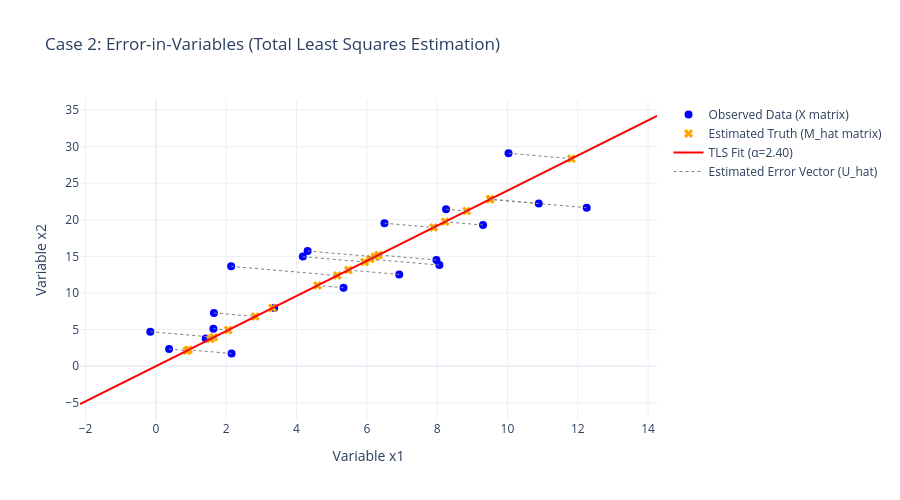

Notebook source saved alongside this figure:
### Markdown cell above
---
## Task 2: The Error-in-Variables Model (Case 2)

In Case 2, **both variables contain measurement errors**. If we apply the standard Case 1 regression to this data, it will underestimate the slope (a phenomenon known as *attenuation bias*).

To find the true relationship, we formulate an MLE problem that simultaneously optimizes the global slope ($\alpha$) **and** the estimated true values ($\hat{x}_1^i$) for every single data point. 

For a dataset of $N=20$, our optimizer must find **21 parameters** (1 slope + 20 true $x_1$ coordinates). 

The decomposition of $X = \hat{M} + \hat{U}$ now accounts for errors in both dimensions:
$$\hat{M} = \begin{pmatrix} \hat{x}_1^1 & \hat{\alpha}\hat{x}_1^1 \\ \vdots & \vdots \\ \hat{x}_1^n & \hat{\alpha}\hat{x}_1^n \end{pmatrix}, \quad \hat{U} = \begin{pmatrix} \hat{e}_1^1 & \hat{e}_2^1 \\ \vdots & \vdots \\ \hat{e}_1^n & \hat{e}_2^n \end{pmatrix}$$

**Your Goal:**
1. We will generate a new dataset with noise in *both* variables.
2. Complete the simultaneous NLL function for Case 2.
3. Optimize the parameters to recover a more accurate slope!

### Code cell
import numpy as np
import plotly.graph_objects as go
import scipy.optimize as optimize

# Generate Case 2 Data: Errors in BOTH variables
np.random.seed(15)
n_samples = 20
x1_true = np.linspace(1, 10, n_samples)
true_alpha = 2.5
x2_true = true_alpha * x1_true

# Observe noisy data
x1_obs = x1_true + np.random.normal(0, 2.0, n_samples)
x2_obs = x2_true + np.random.normal(0, 2.0, n_samples)


# 1. NLL for Case 2
def nll_case2(params):
    alpha_guess = params[0]
    x1_hat = params[1:]  # 20 true x1 values

    # Calculate errors based on the estimated truth
    e1 = x1_obs - x1_hat
    e2 = x2_obs - (alpha_guess * x1_hat)

    return np.sum(e1**2) + np.sum(e2**2)


# 2. Minimize
initial_guess = [1.0] + list(x1_obs)
result_case2 = optimize.minimize(nll_case2, x0=initial_guess, method="L-BFGS-B")

alpha_hat_case2 = result_case2.x[0]
x1_hat_final = result_case2.x[1:]
x2_hat_final = alpha_hat_case2 * x1_hat_final

# 3. Reconstruct Matrices
M_hat = np.column_stack((x1_hat_final, x2_hat_final))
U_hat = np.column_stack((x1_obs - x1_hat_final, x2_obs - x2_hat_final))

print("--- Task 2 Solution (Case 2) ---")
print(f"True Alpha:      {true_alpha}")
print(f"Est. TLS Alpha:  {alpha_hat_case2:.4f}")

# 4. Visualization
fig = go.Figure()

# Plot Observed Data
fig.add_trace(
    go.Scatter(
        x=x1_obs,
        y=x2_obs,
        mode="markers",
        name="Observed Data (X matrix)",
        marker=dict(color="blue", size=8),
    )
)

# Plot Estimated True Data (on the line)
fig.add_trace(
    go.Scatter(
        x=x1_hat_final,
        y=x2_hat_final,
        mode="markers",
        name="Estimated Truth (M_hat matrix)",
        marker=dict(color="orange", size=8, symbol="x"),
    )
)

# Plot the Fitted Line
x_line = np.array([min(x1_obs) - 2, max(x1_obs) + 2])
fig.add_trace(
    go.Scatter(
        x=x_line,
        y=alpha_hat_case2 * x_line,
        mode="lines",
        name=f"TLS Fit (α={alpha_hat_case2:.2f})",
        line=dict(color="red", width=2),
    )
)

# Draw the error vectors (U_hat)
for i in range(len(x1_obs)):
    fig.add_trace(
        go.Scatter(
            x=[x1_obs[i], x1_hat_final[i]],
            y=[x2_obs[i], x2_hat_final[i]],
            mode="lines",
            line=dict(color="gray", dash="dot", width=1),
            showlegend=(i == 0),
            name="Estimated Error Vector (U_hat)",
        )
    )

fig.update_layout(
    title="Case 2: Error-in-Variables (Total Least Squares Estimation)",
    xaxis_title="Variable x1",
    yaxis_title="Variable x2",
    template="plotly_white",
    height=500,
)
# Force aspect ratio so orthogonal lines actually look perfectly orthogonal on the screen
# fig.update_yaxes(scaleanchor="x", scaleratio=1)
fig.show()

### Figure 1 — Plotly figure (JSON) as saved in the notebook; plotly's stock layout.template omitted (floating-point values rounded to 4 significant figures)
{"data": [{"marker": {"color": "blue", "size": 8}, "mode": "markers", "name": "Observed Data (X matrix)", "type": "scatter", "x": [0.3753, 2.152, 1.636, 1.417, 3.366, -0.1588, 1.65, 2.14, 4.179, 4.316, 5.336, 6.921, 8.063, 7.979, 6.502, 9.304, 8.253, 12.25, 10.89, 10.03], "y": [2.324, 1.72, 5.112, 3.778, 7.935, 4.704, 7.271, 13.64, 14.97, 15.74, 10.72, 12.53, 13.81, 14.51, 19.53, 19.28, 21.45, 21.65, 22.23, 29.1]}, {"marker": {"color": "orange", "size": 8, "symbol": "x"}, "mode": "markers", "name": "Estimated Truth (M_hat matrix)", "type": "scatter", "x": [0.8812, 0.9296, 2.058, 1.552, 3.317, 1.647, 2.827, 5.161, 5.935, 6.229, 4.597, 5.475, 6.099, 6.334, 7.9, 8.227, 8.839, 9.504, 9.508, 11.82], "y": [2.114, 2.23, 4.936, 3.722, 7.955, 3.951, 6.78, 12.38, 14.23, 14.94, 11.03, 13.13, 14.63, 15.19, 18.95, 19.73, 21.2, 22.8, 22.81, 28.35]}, {"line": {"color": "red", "width": 2}, "mode": "lines", "name": "TLS Fit (α=2.40)", "type": "scatter", "x": [-2.159, 14.25], "y": [-5.178, 34.19]}, {"line": {"color": "gray", "dash": "dot", "width": 1}, "mode": "lines", "name": "Estimated Error Vector (U_hat)", "showlegend": true, "type": "scatter", "x": [0.3753, 0.8812], "y": [2.324, 2.114]}, {"line": {"color": "gray", "dash": "dot", "width": 1}, "mode": "lines", "name": "Estimated Error Vector (U_hat)", "showlegend": false, "type": "scatter", "x": [2.152, 0.9296], "y": [1.72, 2.23]}, {"line": {"color": "gray", "dash": "dot", "width": 1}, "mode": "lines", "name": "Estimated Error Vector (U_hat)", "showlegend": false, "type": "scatter", "x": [1.636, 2.058], "y": [5.112, 4.936]}, {"line": {"color": "gray", "dash": "dot", "width": 1}, "mode": "lines", "name": "Estimated Error Vector (U_hat)", "showlegend": false, "type": "scatter", "x": [1.417, 1.552], "y": [3.778, 3.722]}, {"line": {"color": "gray", "dash": "dot", "width": 1}, "mode": "lines", "name": "Estimated Error Vector (U_hat)", "showlegend": false, "type": "scatter", "x": [3.366, 3.317], "y": [7.935, 7.955]}, {"line": {"color": "gray", "dash": "dot", "width": 1}, "mode": "lines", "name": "Estimated Error Vector (U_hat)", "showlegend": false, "type": "scatter", "x": [-0.1588, 1.647], "y": [4.704, 3.951]}, {"line": {"color": "gray", "dash": "dot", "width": 1}, "mode": "lines", "name": "Estimated Error Vector (U_hat)", "showlegend": false, "type": "scatter", "x": [1.65, 2.827], "y": [7.271, 6.78]}, {"line": {"color": "gray", "dash": "dot", "width": 1}, "mode": "lines", "name": "Estimated Error Vector (U_hat)", "showlegend": false, "type": "scatter", "x": [2.14, 5.161], "y": [13.64, 12.38]}, {"line": {"color": "gray", "dash": "dot", "width": 1}, "mode": "lines", "name": "Estimated Error Vector (U_hat)", "showlegend": false, "type": "scatter", "x": [4.179, 5.935], "y": [14.97, 14.23]}, {"line": {"color": "gray", "dash": "dot", "width": 1}, "mode": "lines", "name": "Estimated Error Vector (U_hat)", "showlegend": false, "type": "scatter", "x": [4.316, 6.229], "y": [15.74, 14.94]}, {"line": {"color": "gray", "dash": "dot", "width": 1}, "mode": "lines", "name": "Estimated Error Vector (U_hat)", "showlegend": false, "type": "scatter", "x": [5.336, 4.597], "y": [10.72, 11.03]}, {"line": {"color": "gray", "dash": "dot", "width": 1}, "mode": "lines", "name": "Estimated Error Vector (U_hat)", "showlegend": false, "type": "scatter", "x": [6.921, 5.475], "y": [12.53, 13.13]}, {"line": {"color": "gray", "dash": "dot", "width": 1}, "mode": "lines", "name": "Estimated Error Vector (U_hat)", "showlegend": false, "type": "scatter", "x": [8.063, 6.099], "y": [13.81, 14.63]}, {"line": {"color": "gray", "dash": "dot", "width": 1}, "mode": "lines", "name": "Estimated Error Vector (U_hat)", "showlegend": false, "type": "scatter", "x": [7.979, 6.334], "y": [14.51, 15.19]}, {"line": {"color": "gray", "dash": "dot", "width": 1}, "mode": "lines", "name": "Estimated Error Vector (U_hat)", "showlegend": false, "type": "scatter", "x": [6.502, 7.9], "y": [19.53, 18.95]}, {"line": {"color": "gray", "dash": "dot", "width": 1}, "mode": "lines", "name": "Estimated Error Vector (U_hat)", "showlegend": false, "type": "scatter", "x": [9.304, 8.227], "y": [19.28, 19.73]}, {"line": {"color": "gray", "dash": "dot", "width": 1}, "mode": "lines", "name": "Estimated Error Vector (U_hat)", "showlegend": false, "type": "scatter", "x": [8.253, 8.839], "y": [21.45, 21.2]}, {"line": {"color": "gray", "dash": "dot", "width": 1}, "mode": "lines", "name": "Estimated Error Vector (U_hat)", "showlegend": false, "type": "scatter", "x": [12.25, 9.504], "y": [21.65, 22.8]}, {"line": {"color": "gray", "dash": "dot", "width": 1}, "mode": "lines", "name": "Estimated Error Vector (U_hat)", "showlegend": false, "type": "scatter", "x": [10.89, 9.508], "y": [22.23, 22.81]}, {"line": {"color": "gray", "dash": "dot", "width": 1}, "mode": "lines", "name": "Estimated Error Vector (U_hat)", "showlegend": false, "type": "scatter", "x": [10.03, 11.82], "y": [29.1, 28.35]}], "layout": {"height": 500, "title": {"text": "Case 2: Error-in-Variables (Total Least Squares Estimation)"}, "xaxis": {"title": {"text": "Variable x1"}}, "yaxis": {"title": {"text": "Variable x2"}}}}
